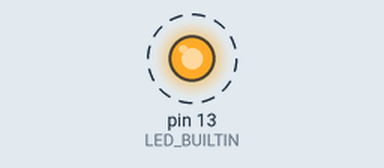
The sketch below on a simulated Teensy 4. Parts: output pins drawn as LEDs (lit = HIGH). Dashed ring = blinking. What the sketch prints to the serial monitor is not drawn.

Above: at 0.2 s.
Timing chart, 0 to 3.0 s (numbered marks = the images above):
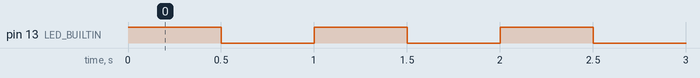

The sketch:

Stepper__Nanotec_SMCI12_PD2_O4118L1804_2_TEENSY.ino
```cpp
// for TEENSY 3.1+3.2 use Serial3 (PIN07>RX, PIN08>TX)
#define MOTOR_SERIAL Serial3

String CMD_START = String("#*A\r");
String CMD_STOP = String("#*S1\r");
bool fToggle;

void setup() {
  pinMode(LED_BUILTIN, OUTPUT);
  digitalWrite(LED_BUILTIN, HIGH);

  Serial.begin(115200);
  Serial.println(__DATE__);
  Serial.println(__TIME__);

  MOTOR_SERIAL.begin(115200);
  MOTOR_SERIAL.print("MOTOR_SERIAL");
}

void loop() {
  /* start motor */
  digitalWrite(LED_BUILTIN, HIGH);
  MOTOR_SERIAL.print(CMD_START);
  delay(500);

  /* stop motor */
  digitalWrite(LED_BUILTIN, LOW);
  MOTOR_SERIAL.print(CMD_STOP);
  delay(500);

  /* print motor response */
  while (MOTOR_SERIAL.available() > 0) {
    int c = MOTOR_SERIAL.read();
    Serial.write(c);
    fToggle = !fToggle;
    digitalWrite(LED_BUILTIN, fToggle);
  }
  Serial.println("\n---");
}
```

TODO.ino
```cpp
// TODO make this into a library
// - [ ] convert java to c++
// - [ ] add pass-through option
// - [ ] add motor message handling

/*
void sendDefaults() {
    sendCommand(compileCommand(MOTOR_CMD_MOTOR_TYPE, 0));
    sendCommand(compileCommand(MOTOR_CMD_PHASE_CURRENT, 20));
    sendCommand(compileCommand(MOTOR_CMD_PHASE_CURRENT_STILL, 20));
    sendCommand(compileCommand(MOTOR_CMD_STEP_MODE, 2));
    sendCommand(compileCommand(MOTOR_CMD_DIRECTION, 0));
    sendCommand(compileCommand(MOTOR_CMD_END_SWITCH_BEHAVIOR, 17442));
    sendCommand(compileCommand(MOTOR_CMD_ERROR_CORRECTION, 0));

    sendCommand(compileCommand("F", 0)); // 2.5.11 Satz für Autokorrektur
    sendCommand(compileCommand("q", 0)); // 2.5.12 Encoderrichtung
    sendCommand(compileCommand("O", 8)); // 2.5.13 Ausschwingzeit
    sendCommand(compileCommand("X", 2)); // 2.5.14 Maximale Abweichung Drehgeber
    sendCommand(compileCommand(":feed_const_num", 2)); // 2.5.15 Zähler für Vorschubkonstante
    sendCommand(compileCommand(":feed_const_denum", 0)); // 2.5.16 Nenner für Vorschubkonstante
    sendCommand(compileCommand("D", 0)); // 2.5.17 Positionsfehler zurücksetzen
    sendCommand(compileCommand("K", 20)); // 2.5.28 Debounce-Zeit für Eingänge setzen (Entprellen)
    sendCommand(compileCommand("Y", 0)); // 2.5.29 Ausgänge setzen
    sendCommand(compileCommand("J", 0)); // 2.5.32 Automatisches Senden des Status einstellen
    sendCommand(compileCommand("z", 0)); // 2.5.34 Umkehrspiel einstellen
    sendCommand(compileCommand(":ramp_mode", 0)); // 2.5.35 Rampe setzen
    sendCommand(compileCommand(":b", 1)); // 2.5.36 Maximalen Ruck für Beschleunigungsrampe setzen
    sendCommand(compileCommand(":B", 0)); // 2.5.37 Maximalen Ruck für Bremsrampe setzen
    sendCommand(compileCommand(":brake_ta", 0)); // 2.5.38 Wartezeit für Abschalten der Bremsspannung setzen
    sendCommand(compileCommand(":brake_tb", 0)); // 2.5.39 Wartezeit für Motorbewegung setzen
    sendCommand(compileCommand(":brake_tc", 0)); // 2.5.40 Wartezeit für Abschalten Motorstrom setzen
    sendCommand(compileCommand(":baud", 12)); // 2.5.41 Baudrate der Steuerung setzen
    sendCommand(compileCommand(":crc", 0)); // 2.5.42 CRC-Prüfsumme einstellen
    sendCommand(compileCommand(":cal_elangle_enable", 0)); // 2.5.43 Korrektur der Sinus-Kommutierung einstellen
    sendCommand(compileCommand(":cal_elangle_data", 0)); // 2.5.44 Elektrischen Winkel setzen

    sendCommand(compileCommand("y", 1)); // 2.6.3 Satz aus EEPROM laden
    sendCommand(compileCommand("|", 1)); // 2.6.4 Aktuellen Satz auslesen
    sendCommand(compileCommand(">", 1)); // 2.6.5 Satz speichern
    sendCommand(compileCommand("p", 1)); // 2.6.6 Positionierart setzen
    sendCommand(compileCommand("s", 800)); // 2.6.7 Verfahrweg einstellen **HOW TO DEACTIVATE THIS? with `W`**
    sendCommand(compileCommand("u", 1)); // 2.6.8 Minimalfrequenz einstellen
    sendCommand(compileCommand("o", 800)); // 2.6.9 Maximalfrequenz einstellen
    sendCommand(compileCommand("b", 1)); // 2.6.11 Beschleunigungsrampe einstellen
    sendCommand(compileCommand("B", 0)); // 2.6.12 Bremsrampe einstellen
    sendCommand(compileCommand("H", 0)); // 2.6.13 Halterampe einstellen
    sendCommand(compileCommand("d", 0)); // 2.6.14 Drehrichtung einstellen
    sendCommand(compileCommand("t", 0)); // 2.6.15 Richtungsumkehr einstellen
    sendCommand(compileCommand("W", 0)); // 2.6.16 Wiederholungen einstellen
    sendCommand(compileCommand("P", 0)); // 2.6.17 Satzpause einstellen
    sendCommand(compileCommand("N", 0)); // 2.6.18 Folgesatz einstellen

    delay(500);
    sendCommand(compileCommand(MOTOR_CMD_START));
}

void draw() {
    background(255);
}

void serialEvent(Serial MOTOR_SERIAL) {
    while (MOTOR_SERIAL.available() > 0) {
        int mRead = MOTOR_SERIAL.read();
        print((char)mRead);
    }
}

public static final int MOTOR_ID_ALL = -1;
public static final int MOTOR_DELAY_CMD = 50;

public static final String MOTOR_CMD_PREFIX = "#";
public static final String MOTOR_CMD_SUFFIX = "\r";
public static final String MOTOR_CMD_READ = "Z";

public static final String MOTOR_CMD_MOTOR_TYPE = ":CL_motor_type"; // 2.5.1
public static final String MOTOR_CMD_PHASE_CURRENT = "i";           // 2.5.2
public static final String MOTOR_CMD_PHASE_CURRENT_STILL = "r";     // 2.5.3
public static final String MOTOR_CMD_STEP_MODE = "g";               // 2.5.6
public static final String MOTOR_CMD_ADDRESS = "m";                 // 2.5.7
public static final String MOTOR_CMD_ID = ":mt";                    // 2.5.8
public static final String MOTOR_CMD_END_SWITCH_BEHAVIOR = "l";     // 2.5.9
public static final String MOTOR_CMD_ERROR_CORRECTION = "U";        // 2.5.10

public static final String MOTOR_CMD_STATUS = "$";                  // 2.5.22
public static final String MOTOR_CMD_FIRMWARE = "v";                // 2.5.23

public static final String MOTOR_CMD_EEPROM_RESET = "~";            // 2.5.31

public static final String MOTOR_CMD_START = "A";
public static final String MOTOR_CMD_STOP = "S";
public static final String MOTOR_CMD_DIRECTION = "d";

void keyPressed() {
    switch(key) {
    case 's':
        sendCommand(compileCommand(MOTOR_CMD_START));
        break;
    case 'S':
        sendCommand(compileCommand(MOTOR_CMD_STOP, 1));
        break;
    case 'i':
        sendCommand(compileCommand(MOTOR_CMD_PHASE_CURRENT, 10));
        break;
    case 'I':
        sendCommand(compileCommand(MOTOR_CMD_PHASE_CURRENT, 50));
        break;
    case 'd':
        sendCommand(compileCommand(MOTOR_CMD_DIRECTION, 0));
        break;
    case 'D':
        sendCommand(compileCommand(MOTOR_CMD_DIRECTION, 1));
        break;
    case 'g':
        sendCommand(compileCommand(MOTOR_CMD_STEP_MODE, 2));
        break;
    case 'G':
        sendCommand(compileCommand(MOTOR_CMD_STEP_MODE, 64));
        break;
    case 'm':
        sendCommand(compileCommand(MOTOR_CMD_ADDRESS, 1));
        break;
    case 'M':
        sendCommand(compileCommand(MOTOR_CMD_READ + MOTOR_CMD_ADDRESS));
        break;
    case ' ':
        sendCommand(compileCommand("C")); // 2.5.20 Position auslesen
        break;
    }

    switch(keyCode) {
    case DOWN:
        println();
        print("### reset EEPROM … ");
        sendCommand(compileCommand(MOTOR_CMD_EEPROM_RESET));
        delay(2000);
        println("DONE");
        break;
    }
}

String compileCommand(int pMotorID, String pCMD) {
    return MOTOR_CMD_PREFIX + (pMotorID == -1 ? "*" : pMotorID) + pCMD + MOTOR_CMD_SUFFIX;
}

String compileCommand(String pCMD) {
    return compileCommand(MOTOR_ID_ALL, pCMD);
}

String compileCommand(int pMotorID, String pCMD, int pValue) {
    return MOTOR_CMD_PREFIX + (pMotorID == -1 ? "*" : pMotorID) + pCMD + pValue + MOTOR_CMD_SUFFIX;
}

String compileCommand(String pCMD, int pValue) {
    return compileCommand(MOTOR_ID_ALL, pCMD, pValue);
}

String getMotorID(int pMotorID) {
    return (pMotorID == -1 ? "*" : Integer.toString(pMotorID));
}

void sendCommand(String pCommand) {
    MOTOR_SERIAL.write(pCommand);
    delay(MOTOR_DELAY_CMD);
}
*/
```

Measured:
- by itself, pin 13 (LED_BUILTIN): alternates HIGH for 0.50 s and LOW for 0.50 s
